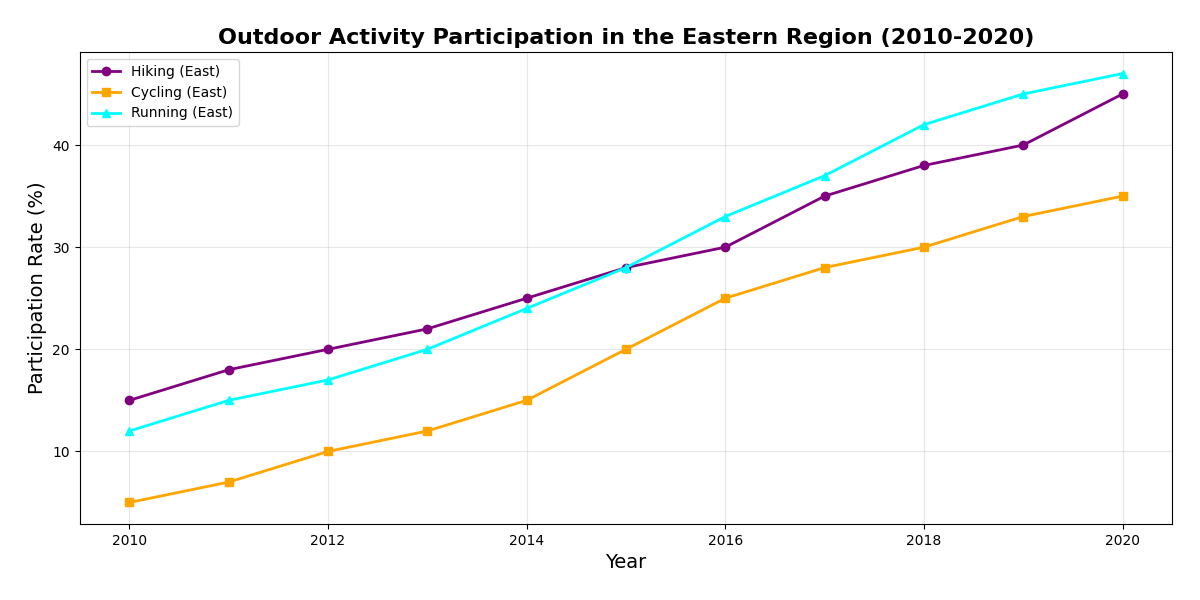

This chart was generated by the following Python code:
import matplotlib.pyplot as plt
import numpy as np

# Years from 2010 to 2020
years = np.arange(2010, 2021)

# Participation rates (%)
hiking_east = [15, 18, 20, 22, 25, 28, 30, 35, 38, 40, 45]
cycling_east = [5, 7, 10, 12, 15, 20, 25, 28, 30, 33, 35]
running_east = [12, 15, 17, 20, 24, 28, 33, 37, 42, 45, 47]

# Create a single subplot for the Eastern Region
fig, ax = plt.subplots(figsize=(12, 6))

# Plot for the Eastern Region with new colors
ax.plot(years, hiking_east, marker='o', color='purple', linestyle='-', linewidth=2,
        label='Hiking (East)')
ax.plot(years, cycling_east, marker='s', color='orange', linestyle='-', linewidth=2,
        label='Cycling (East)')
ax.plot(years, running_east, marker='^', color='cyan', linestyle='-', linewidth=2,
        label='Running (East)')
ax.set_xlabel('Year', fontsize=14)
ax.set_ylabel('Participation Rate (%)', fontsize=14)
ax.set_title('Outdoor Activity Participation in the Eastern Region (2010-2020)', fontsize=16, weight='bold')
ax.legend(loc='upper left')
ax.grid(True, alpha=0.3)

# Adjust layout and show the plot
plt.tight_layout(pad=2.0)
plt.show()
